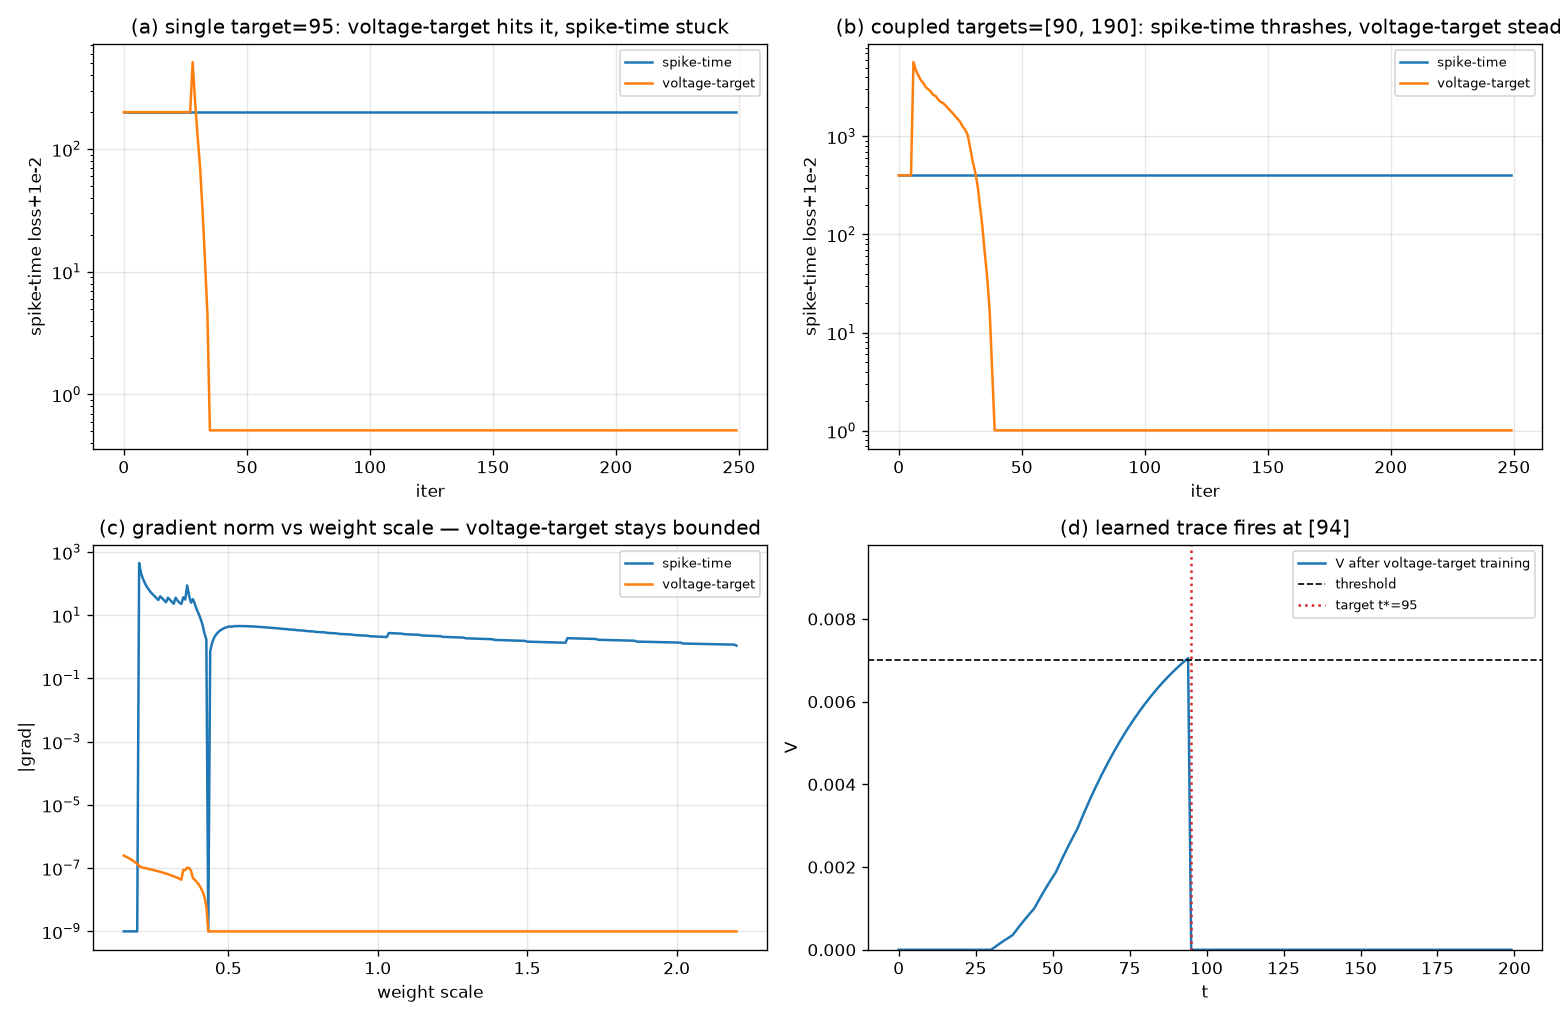

Source code (Python):
"""A better way to incorporate spike times: put the timing target in VOLTAGE space.

Brittle way (grad_method.py):  loss on the spike TIME, gradient = (dL/dt)(−1/slope)(dV/dw).
  → discrete staircase, 1/slope blow-up at grazing, zero signal when dead.

Better way (here):  to fire at t*, ask that the smooth membrane voltage reach
threshold AT t* and stay below it just before.  The objective is a smooth
function of V (which is linear/smooth in w), so:
  - no differentiation of a crossing time  → no 1/slope blow-up
  - defined even when the neuron is silent   → revives dead neurons
  - no discrete staircase                    → real gradient everywhere
The spike-time information enters as *where* the voltage constraints are placed.

  L(w) = Σ_j  0.5·relu(th − V(t*_j))²                 (reach threshold AT each target)
       + λ·Σ_j Σ_{t in (t*_{j-1}, t*_j − g)} relu(V(t) − (1−m)·th)²   (don't fire early)

grad uses dV/dw from the tangent forward (respects resets). We compare it to the
spike-time gradient on (a) a dead single-target task and (b) a coupled two-spike
task, and sweep weight scale to show the gradient norm stays bounded.
"""

import sys, os, types
sys.path.insert(0, "/workspace/project")
os.environ.setdefault("MPLBACKEND", "Agg")
for _n, _a in [("brian2", {"ms": 1e-3}), ("neuron_model", {"NeuronSim": object})]:
    if _n not in sys.modules:
        _m = types.ModuleType(_n)
        for _k, _v in _a.items():
            setattr(_m, _k, _v)
        sys.modules[_n] = _m

import numpy as np
import matplotlib.pyplot as plt
from grad_method import (lif_tangent, spike_time_grad, spike_time_loss, TH, DIR)

MARGIN = 0.12         # keep V below (1-MARGIN)*th at non-target times
GUARD  = 3            # steps right before a target exempt from the "no early fire" band
BACK   = 22           # how far back the "no early fire" band extends (< inter-spike gap)
OVER   = 0.0          # aim V(t*) this fraction above threshold
# The "no early fire" term (LAM>0) turned out to be self-defeating: the LIF PSP
# rises slowly, so demanding V<th a few steps before t* fights V=th AT t*.  Just
# asking V to REACH threshold at each target time already lands the crossing at t*
# (before t* the ramp is still below th) and is far better behaved.  LAM=0 default.
LAM    = 0.0          # weight of the (optional) no-early-fire term


def voltage_target_grad(w, ia, targets, T, ret_loss=False):
    """Gradient of the voltage-space timing objective. Always defined."""
    V, spikes, dV = lif_tangent(w, ia, T)
    g = np.zeros(len(w)); loss = 0.0
    tgt_th = (1.0 + OVER) * TH
    cap = (1.0 - MARGIN) * TH
    for tt in sorted(targets):
        # (1) reach (just past) threshold AT the target time
        if V[tt] < tgt_th:
            loss += 0.5 * (tgt_th - V[tt]) ** 2
            g += (V[tt] - tgt_th) * dV[tt]             # descend -> raise V(tt)
        # (2) stay below threshold in a short window BEFORE it, so the crossing
        #     lands at tt (not early).  Short window avoids penalising the tail of
        #     the previous spike (whose real V is reset low anyway).
        for t in range(max(1, tt - BACK), max(1, tt - GUARD)):
            if V[t] > cap:
                loss += LAM * 0.5 * (V[t] - cap) ** 2
                g += LAM * (V[t] - cap) * dV[t]        # descend -> lower V(t)
    if ret_loss:
        return g, spikes, loss
    return g, spikes


def make_single(T=200, n_in=5):
    ia = np.zeros((n_in, T), bool)
    for i in range(n_in):
        ia[i, 12 + 7 * i] = True
    return ia, [95], T


def make_coupled(T=260, n_in=5):
    """Two output-spike targets driven by the SAME weights (the case that made the
    spike-time gradient thrash).  Targets [90,190] are comfortably reachable."""
    ia = np.zeros((n_in, T), bool)
    for i in range(n_in):
        for c in (0, 1):
            t = 12 + 7 * i + 100 * c
            if t < T:
                ia[i, t] = True
    return ia, [90, 190], T


def train(ia, targets, T, grad_fn, step=4.0, iters=250, w0val=40.0, clip=None):
    w = np.full(ia.shape[0], w0val)
    hist = []
    for _ in range(iters):
        sp = lif_tangent(w, ia, T)[1]
        hist.append(spike_time_loss(sp, targets))
        g = grad_fn(w)
        if clip is not None:
            gn = np.linalg.norm(g)
            if gn > clip:
                g = g * (clip / gn)
        gn = np.linalg.norm(g)
        if gn > 1e-30:
            w = np.clip(w - step * g / gn, 20, 3000)
    return w, hist, lif_tangent(w, ia, T)[1]


def main():
    fig, ax = plt.subplots(2, 2, figsize=(13, 8.5))

    # ── (a) single target, dead start ────────────────────────────────────────
    ia, tg, T = make_single()
    print("=" * 74)
    print("SINGLE target, dead start — voltage-target vs spike-time")
    print("=" * 74)
    _, h_st, sp_st = train(ia, tg, T, lambda w: spike_time_grad(w, ia, tg, T, slope_floor=5e-5)[0])
    _, h_vt, sp_vt = train(ia, tg, T, lambda w: voltage_target_grad(w, ia, tg, T)[0])
    print(f"  spike-time     : spikes={sp_st} loss={spike_time_loss(sp_st,tg):.2f}")
    print(f"  voltage-target : spikes={sp_vt} loss={spike_time_loss(sp_vt,tg):.2f}")
    a = ax[0, 0]
    a.semilogy(np.array(h_st) + 1e-2, label="spike-time")
    a.semilogy(np.array(h_vt) + 1e-2, label="voltage-target")
    a.set_title(f"(a) single target={tg[0]}: voltage-target hits it, spike-time stuck")
    a.set_xlabel("iter"); a.set_ylabel("spike-time loss+1e-2"); a.legend(fontsize=8); a.grid(alpha=.3)

    # ── (b) coupled two-spike task, dead start ───────────────────────────────
    ia2, tg2, T2 = make_coupled()
    print("\n" + "=" * 74)
    print("COUPLED two-spike target (shared weights) — the thrashing case")
    print("=" * 74)
    _, h_st2, sp_st2 = train(ia2, tg2, T2, lambda w: spike_time_grad(w, ia2, tg2, T2, slope_floor=5e-5)[0])
    _, h_vt2, sp_vt2 = train(ia2, tg2, T2, lambda w: voltage_target_grad(w, ia2, tg2, T2)[0])
    print(f"  spike-time     : spikes={sp_st2} loss={spike_time_loss(sp_st2,tg2):.2f}")
    print(f"  voltage-target : spikes={sp_vt2} loss={spike_time_loss(sp_vt2,tg2):.2f}")
    a = ax[0, 1]
    a.semilogy(np.array(h_st2) + 1e-2, label="spike-time")
    a.semilogy(np.array(h_vt2) + 1e-2, label="voltage-target")
    a.set_title(f"(b) coupled targets={tg2}: spike-time thrashes, voltage-target steady")
    a.set_xlabel("iter"); a.set_ylabel("spike-time loss+1e-2"); a.legend(fontsize=8); a.grid(alpha=.3)

    # ── (c) brittleness sweep: gradient norm vs weight scale ─────────────────
    print("\n" + "=" * 74)
    print("BRITTLENESS: gradient norm vs weight scale (no 1/slope in voltage-target)")
    print("=" * 74)
    scales = np.linspace(0.15, 2.2, 320)
    w0 = np.full(ia2.shape[0], 250.0)
    gn_st, gn_vt = [], []
    for s in scales:
        gn_st.append(np.linalg.norm(spike_time_grad(w0 * s, ia2, tg2, T2, slope_floor=0.0)[0]))
        gn_vt.append(np.linalg.norm(voltage_target_grad(w0 * s, ia2, tg2, T2)[0]))
    gn_st = np.array(gn_st); gn_vt = np.array(gn_vt)
    frac_zero = float(np.mean(gn_vt < 1e-12))
    print(f"  spike-time    : max |grad| = {gn_st.max():.2e}  median {np.median(gn_st):.2e} "
          f"-> unbounded, peak/median = {gn_st.max()/max(np.median(gn_st),1e-30):.0f}x")
    print(f"  voltage-target: max |grad| = {gn_vt.max():.2e}  (bounded, ~1e-7); "
          f"exactly 0 at {100*frac_zero:.0f}% of scales (objective already satisfied)")
    a = ax[1, 0]
    a.semilogy(scales, gn_st + 1e-9, label="spike-time")
    a.semilogy(scales, gn_vt + 1e-9, label="voltage-target")
    a.set_title("(c) gradient norm vs weight scale — voltage-target stays bounded")
    a.set_xlabel("weight scale"); a.set_ylabel("|grad|"); a.legend(fontsize=8); a.grid(alpha=.3)

    # ── (d) the learned single-target trace ──────────────────────────────────
    w_vt, _, _ = train(ia, tg, T, lambda w: voltage_target_grad(w, ia, tg, T)[0])
    V, sp, _ = lif_tangent(w_vt, ia, T)
    a = ax[1, 1]
    a.plot(V, color="C0", label="V after voltage-target training")
    a.axhline(TH, color="k", ls="--", lw=1, label="threshold")
    a.axvline(tg[0], color="C3", ls=":", label=f"target t*={tg[0]}")
    a.set_title(f"(d) learned trace fires at {sp}")
    a.set_xlabel("t"); a.set_ylabel("V"); a.legend(fontsize=8); a.set_ylim(0, TH * 1.4)

    fig.tight_layout(); fig.savefig(f"{DIR}/grad_voltage_target.png", dpi=120)
    print(f"\n wrote {DIR}/grad_voltage_target.png")


if __name__ == "__main__":
    main()
